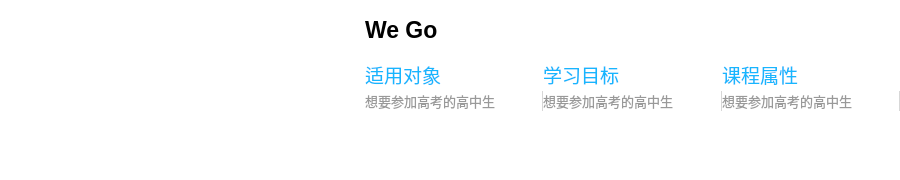
<?xml version="1.0" encoding="UTF-8"?>
<ui version="4.0">
 <class>WeeduClassItem</class>
 <widget class="QWidget" name="WeeduClassItem">
  <property name="geometry">
   <rect>
    <x>0</x>
    <y>0</y>
    <width>900</width>
    <height>180</height>
   </rect>
  </property>
  <property name="windowTitle">
   <string>Form</string>
  </property>
  <layout class="QHBoxLayout" name="horizontalLayout">
   <property name="spacing">
    <number>0</number>
   </property>
   <property name="leftMargin">
    <number>0</number>
   </property>
   <property name="topMargin">
    <number>0</number>
   </property>
   <property name="rightMargin">
    <number>0</number>
   </property>
   <property name="bottomMargin">
    <number>0</number>
   </property>
   <item>
    <widget class="QWidget" name="widgetBack" native="true">
     <property name="styleSheet">
      <string notr="true">background-color: rgb(255, 255, 255);</string>
     </property>
     <layout class="QHBoxLayout" name="horizontalLayout_3" stretch="360,535">
      <property name="spacing">
       <number>5</number>
      </property>
      <property name="leftMargin">
       <number>0</number>
      </property>
      <property name="topMargin">
       <number>0</number>
      </property>
      <property name="rightMargin">
       <number>0</number>
      </property>
      <property name="bottomMargin">
       <number>0</number>
      </property>
      <item>
       <widget class="QLabel" name="labelPic">
        <property name="styleSheet">
         <string notr="true">border-image: url(:/images/defaultCourse.png);</string>
        </property>
        <property name="text">
         <string/>
        </property>
       </widget>
      </item>
      <item>
       <layout class="QVBoxLayout" name="verticalLayout_4" stretch="1,2">
        <property name="spacing">
         <number>0</number>
        </property>
        <item>
         <widget class="QLabel" name="labelClassType">
          <property name="font">
           <font>
            <pointsize>17</pointsize>
            <weight>75</weight>
            <bold>true</bold>
           </font>
          </property>
          <property name="text">
           <string>We Go</string>
          </property>
         </widget>
        </item>
        <item>
         <layout class="QHBoxLayout" name="horizontalLayout_2" stretch="1,1,1">
          <property name="spacing">
           <number>0</number>
          </property>
          <item>
           <layout class="QVBoxLayout" name="verticalLayout">
            <property name="spacing">
             <number>2</number>
            </property>
            <item>
             <widget class="QLabel" name="labelObjectType">
              <property name="font">
               <font>
                <pointsize>14</pointsize>
               </font>
              </property>
              <property name="styleSheet">
               <string notr="true">color:  #17B6FE;</string>
              </property>
              <property name="text">
               <string>适用对象</string>
              </property>
             </widget>
            </item>
            <item>
             <widget class="QLabel" name="labelObject">
              <property name="font">
               <font>
                <pointsize>10</pointsize>
               </font>
              </property>
              <property name="layoutDirection">
               <enum>Qt::LeftToRight</enum>
              </property>
              <property name="styleSheet">
               <string notr="true">border-right:1px solid #d7d7d7;
color: #999999;</string>
              </property>
              <property name="text">
               <string>想要参加高考的高中生</string>
              </property>
              <property name="wordWrap">
               <bool>true</bool>
              </property>
             </widget>
            </item>
            <item>
             <spacer name="verticalSpacer">
              <property name="orientation">
               <enum>Qt::Vertical</enum>
              </property>
              <property name="sizeHint" stdset="0">
               <size>
                <width>20</width>
                <height>40</height>
               </size>
              </property>
             </spacer>
            </item>
           </layout>
          </item>
          <item>
           <layout class="QVBoxLayout" name="verticalLayout_2">
            <property name="spacing">
             <number>2</number>
            </property>
            <item>
             <widget class="QLabel" name="labelLearningObjectivesName">
              <property name="font">
               <font>
                <pointsize>14</pointsize>
               </font>
              </property>
              <property name="styleSheet">
               <string notr="true">color:  #17B6FE;</string>
              </property>
              <property name="text">
               <string>学习目标</string>
              </property>
             </widget>
            </item>
            <item>
             <widget class="QLabel" name="labelObjectives">
              <property name="font">
               <font>
                <pointsize>10</pointsize>
               </font>
              </property>
              <property name="styleSheet">
               <string notr="true">border-right:1px solid #d7d7d7;
color: #999999;</string>
              </property>
              <property name="text">
               <string>想要参加高考的高中生</string>
              </property>
              <property name="wordWrap">
               <bool>true</bool>
              </property>
             </widget>
            </item>
            <item>
             <spacer name="verticalSpacer_2">
              <property name="orientation">
               <enum>Qt::Vertical</enum>
              </property>
              <property name="sizeHint" stdset="0">
               <size>
                <width>20</width>
                <height>40</height>
               </size>
              </property>
             </spacer>
            </item>
           </layout>
          </item>
          <item>
           <layout class="QVBoxLayout" name="verticalLayout_3">
            <property name="spacing">
             <number>2</number>
            </property>
            <item>
             <widget class="QLabel" name="labelClassPropertyType">
              <property name="font">
               <font>
                <pointsize>14</pointsize>
               </font>
              </property>
              <property name="styleSheet">
               <string notr="true">color:  #17B6FE;</string>
              </property>
              <property name="text">
               <string>课程属性</string>
              </property>
             </widget>
            </item>
            <item>
             <widget class="QLabel" name="labelClassProperty">
              <property name="font">
               <font>
                <pointsize>10</pointsize>
               </font>
              </property>
              <property name="styleSheet">
               <string notr="true">border-right:1px solid #d7d7d7;
color: #999999;</string>
              </property>
              <property name="text">
               <string>想要参加高考的高中生</string>
              </property>
              <property name="wordWrap">
               <bool>true</bool>
              </property>
             </widget>
            </item>
            <item>
             <spacer name="verticalSpacer_3">
              <property name="orientation">
               <enum>Qt::Vertical</enum>
              </property>
              <property name="sizeHint" stdset="0">
               <size>
                <width>20</width>
                <height>40</height>
               </size>
              </property>
             </spacer>
            </item>
           </layout>
          </item>
         </layout>
        </item>
       </layout>
      </item>
     </layout>
    </widget>
   </item>
  </layout>
 </widget>
 <resources/>
 <connections/>
</ui>
